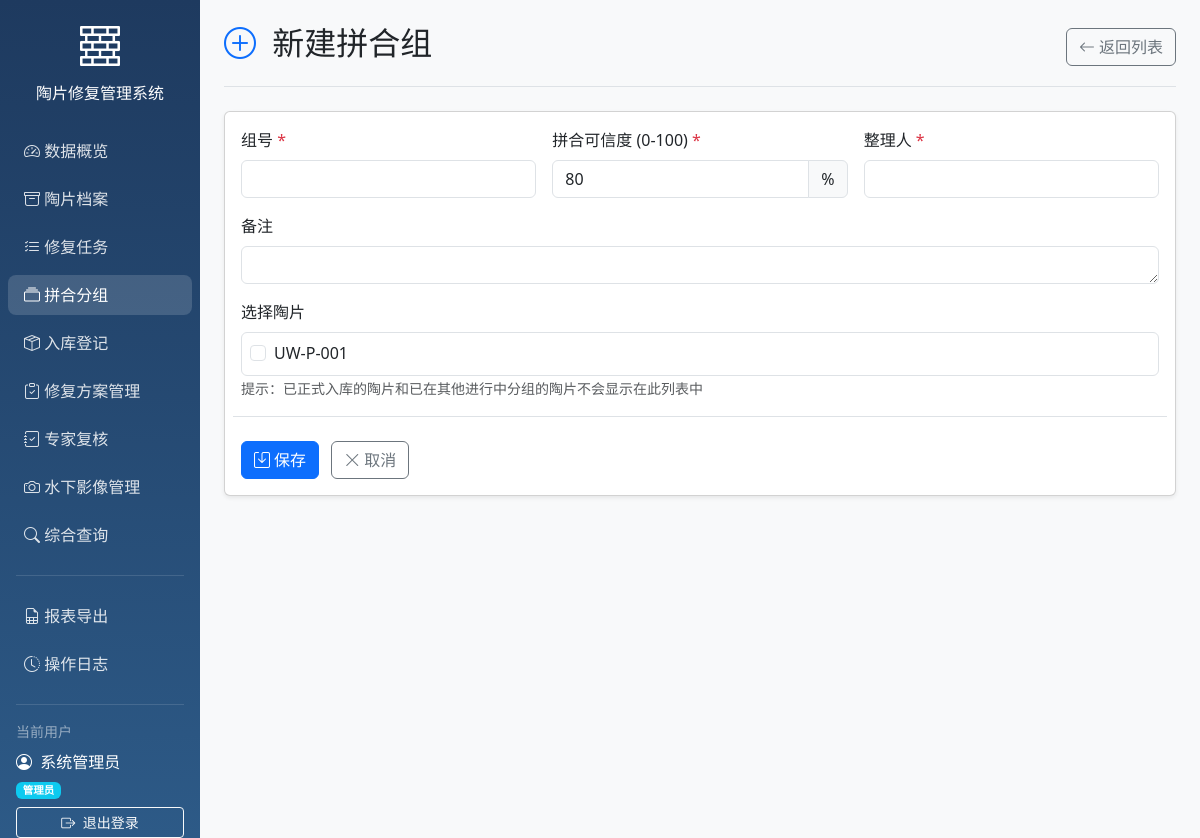
Before: /groups/add (signed in) with the older database file.
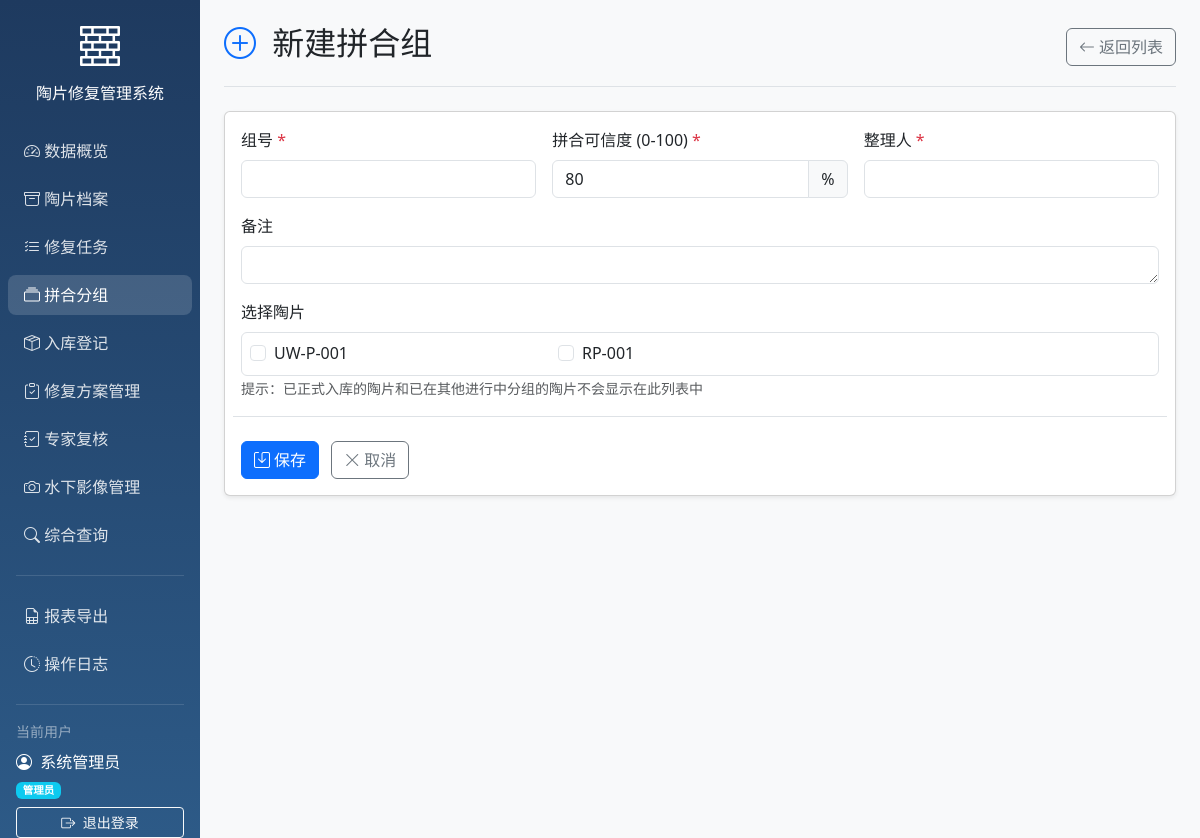
After: the same page with the newer database file.
### models/models.py (models this page shows)
class Pottery(Base):
    __tablename__ = "potteries"
    id = Column(Integer, primary_key=True, index=True)
    pottery_number = Column(String, unique=True, index=True)
    water_area = Column(String)
    trench_number = Column(String)
    material = Column(String)
    decoration_description = Column(Text)
    damage_level = Column(String)
    current_status = Column(String)
    recovery_date = Column(Date)
    created_at = Column(DateTime(timezone=True), server_default=func.now())
    updated_at = Column(DateTime(timezone=True), onupdate=func.now())
    is_locked = Column(Boolean, default=False)
    cleaning_records = relationship("CleaningRecord", back_populates="pottery")
    pottery_groups = relationship("PotteryGroupMember", back_populates="pottery")
    storage_record = relationship("StorageRecord", uselist=False, back_populates="pottery")
    images = relationship("PotteryImage", back_populates="pottery", cascade="all, delete-orphan")
    repair_tasks = relationship("RepairTask", back_populates="pottery")

### main.py (the view)
@app.get("/groups/add", response_class=HTMLResponse)
async def add_group_page(
    request: Request,
    current_user: User = Depends(get_current_user),
    db: Session = Depends(get_db)
):
    stored_pottery_ids = [r[0] for r in db.query(StorageRecord.pottery_id).filter(StorageRecord.is_official == True).all()]
    active_group_members = db.query(PotteryGroupMember.pottery_id).join(PotteryGroup).filter(PotteryGroup.is_completed == False).all()
    active_pottery_ids = [r[0] for r in active_group_members]
    excluded_ids = stored_pottery_ids + active_pottery_ids
    available_potteries = db.query(Pottery).filter(~Pottery.id.in_(excluded_ids)).all()
    return templates.TemplateResponse("group_form.html", {
        "request": request,
        "current_user": current_user,
        "group": None,
        "available_potteries": available_potteries,
        "selected_potteries": []
    })

### templates/group_form.html (shortened to what the changed rows need)
{% extends "base.html" %}
{% block body %}
<div class="container-fluid">
    <div class="row">
        <main class="col-md-9 ms-sm-auto col-lg-10 px-md-4 main-content">
            <div class="d-flex justify-content-between flex-wrap flex-md-nowrap align-items-center pt-4 pb-3 mb-4 border-bottom">
                <h1 class="h2">
                    <i class="bi bi-{% if group %}pencil{% else %}plus-circle{% endif %} text-primary me-2"></i>
                    {% if group %}编辑拼合组{% else %}新建拼合组{% endif %}
                </h1>
            </div>
            <div class="card shadow-sm">
                <div class="card-body">
                    <form method="POST" class="row g-3">
                        <div class="col-12">
                            <div class="card border">
                                <div class="card-body p-2" style="max-height: 300px; overflow-y: auto;">
                                    {% if available_potteries %}
                                    <div class="row">
                                        {% for p in available_potteries %}
                                        <div class="col-md-4">
                                            <div class="form-check">
                                                <input class="form-check-input" type="checkbox"
                                                       name="pottery_ids" value="{{ p.id }}"
                                                       id="pottery_{{ p.id }}"
                                                       {% if p.id in selected_potteries %}checked{% endif %}>
                                                <label class="form-check-label" for="pottery_{{ p.id }}">
                                                    {{ p.pottery_number }}
                                                </label>
                                            </div>
                                        </div>
                                        {% endfor %}
                                    </div>
                                    {% else %}
                                    <p class="text-muted text-center mb-0">暂无可用陶片（已入库或已在其他进行中的分组中）</p>
                                    {% endif %}
                                </div>
                            </div>
                        </div>
                    </form>
                </div>
            </div>
        </main>
    </div>
</div>
{% endblock %}

Changed rows visible on the page:
added Pottery: pottery_number "RP-001"
